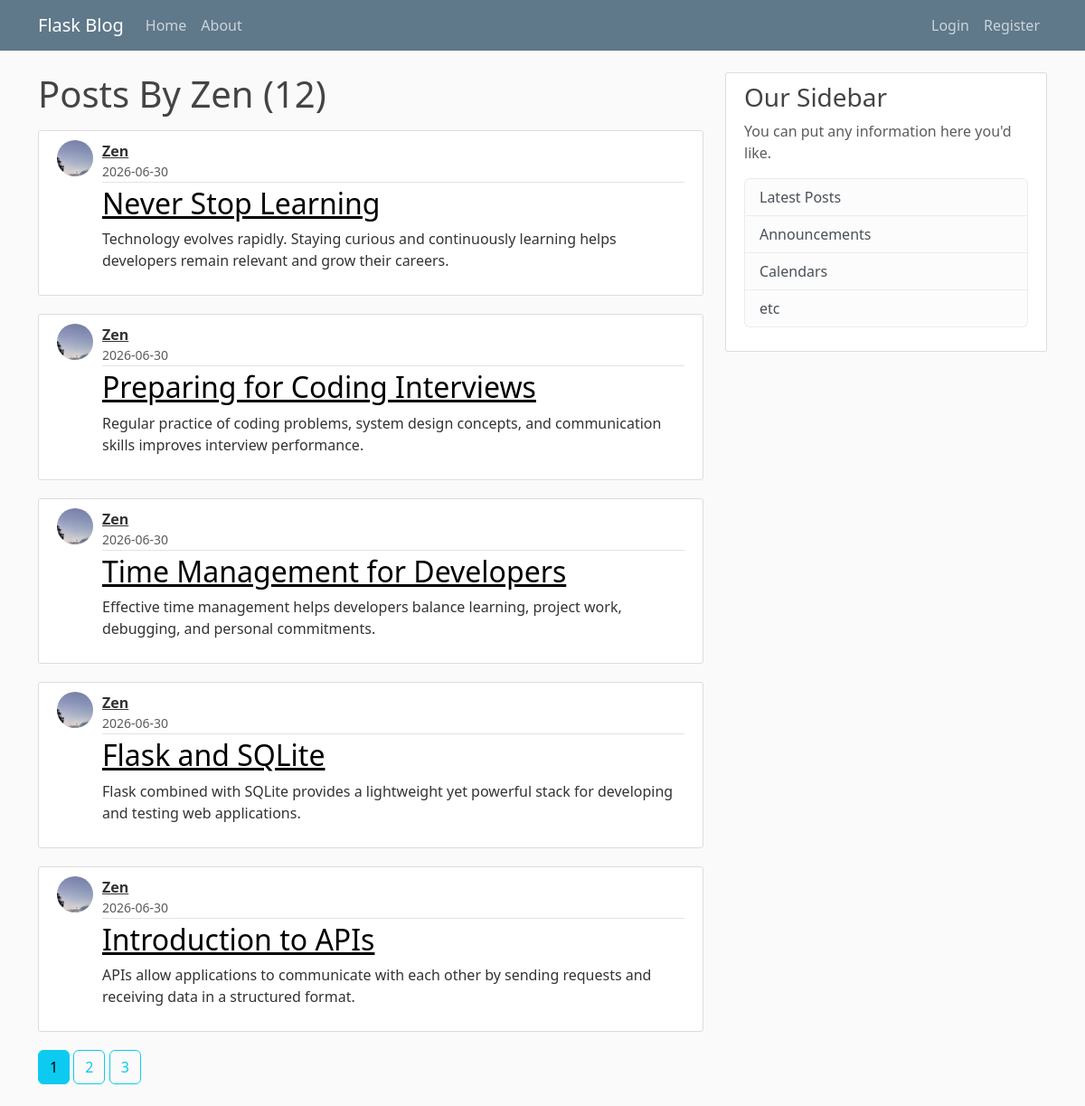
The app's page /user/Zen, older data.
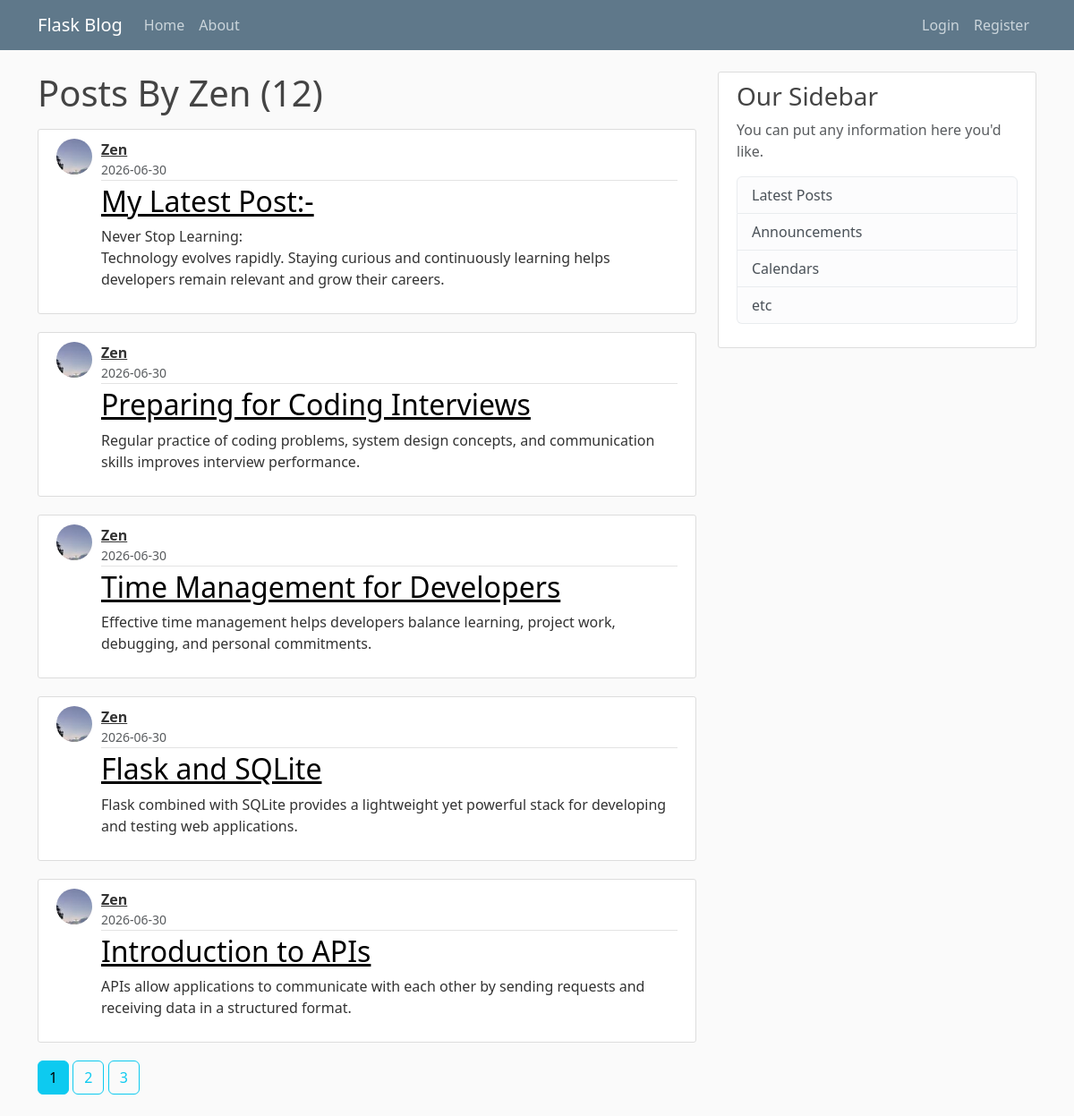
The same page, newer data.
### app/models.py (models this page shows, shortened)
class Post(db.Model):
    id = db.Column(db.Integer, primary_key = True)
    title = db.Column(db.String(100), nullable = False)
    date_posted = db.Column(db.DateTime, nullable = False, default = datetime.utcnow )
    content = db.Column(db.Text, nullable = False)
    user_id = db.Column(db.Integer, db.ForeignKey('user.id'), nullable=False)

class User(db.Model, UserMixin):
    id = db.Column(db.Integer, primary_key = True)
    username = db.Column(db.String(20), unique = True, nullable = False)
    email = db.Column(db.String(120), unique = True, nullable = False)
    image_file = db.Column(db.String(20), nullable = False, default = 'default.jpg')
    password = db.Column(db.String(60), nullable = False)
    posts = db.relationship('Post', backref = 'author', lazy = True)

### app/routes.py (the view)
@app.route("/user/<string:username>")
def user_posts(username):
    page = request.args.get('page', 1, type=int)
    user = User.query.filter_by(username=username).first_or_404()
    posts = Post.query.filter_by(author=user)\
        .order_by(Post.date_posted.desc())\
        .paginate(page=page, per_page=5)
    return render_template('user_posts.html', posts=posts, user=user)

### app/templates/user_posts.html
{% extends "layout.html"%}
{% block content %}
<h1 class = "mb-3"> Posts By {{  user.username  }} ({{ posts.total }})</h1>
{% for post in posts.items %}
<article class="media content-section">
    <img class="rounded-circle post-avatar"
         src="{{ url_for('static', filename='profile_pics/' + post.author.image_file) }}">
    <div class="media-body">
        <div class="article-metadata">
            <div class="author-block">
                <a class="author-name" href="{{ url_for('user_posts', username = post.author.username ) }}">{{ post.author.username }}</a>
                <small class="text-muted d-block">
                    {{ post.date_posted.strftime('%Y-%m-%d') }}
                </small>
            </div>
        </div>
        <h2 class="article-title" ><a href="{{ url_for('post', post_id = post.id)}}">{{ post.title }}</a></h2>
        <p class="article-content">{{ post.content }}</p>
    </div>
</article>
{% endfor %}
{% for page_num in posts.iter_pages(left_edge=1, right_edge=1, left_current=1, right_current=2) %}
    {% if page_num %}
        {% if posts.page == page_num %}
            <a class="btn btn-info mb-4"
               href="{{ url_for('user_posts', username=user.username, page=page_num) }}">
               {{ page_num }}
            </a>
        {% else %}
            <a class="btn btn-outline-info mb-4"
               href="{{ url_for('user_posts', username=user.username, page=page_num) }}">
               {{ page_num }}
            </a>
        {% endif %}
    {% else %}
        ...
    {% endif %}
{% endfor %}
{% endblock content %}

Row changes from the older to the newer data that the page shows:
changed Post: title "Never Stop Learning" → "My Latest Post:-"; content "Technology evolves rapidly. Staying curious and continuously learning helps developers remain relevant and grow their careers." → "Never Stop Learning: Technology evolves rapidly. Staying curious and continuously learning helps developers remain relevant and grow their careers."
